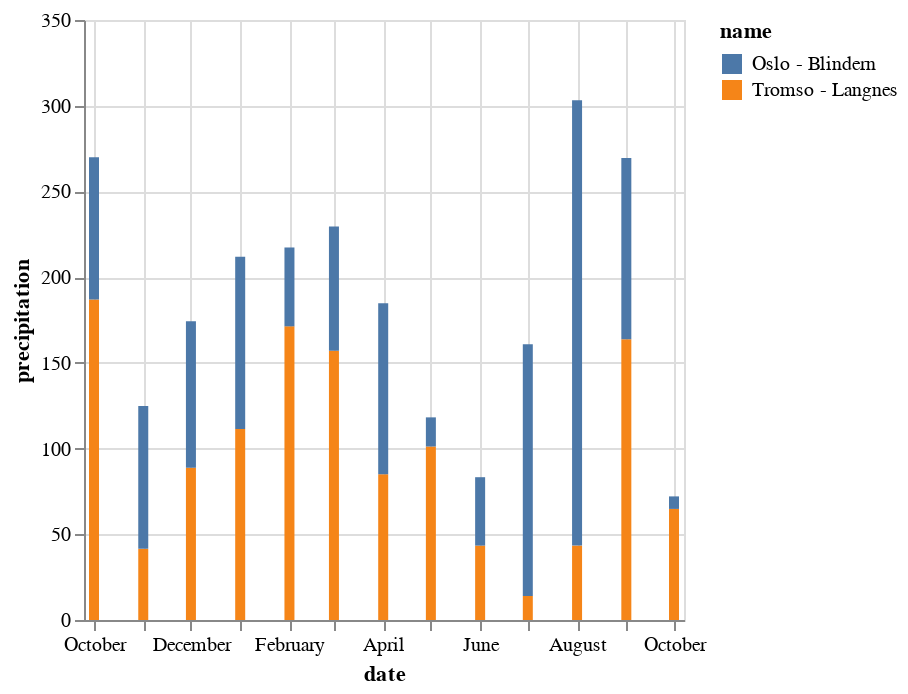

This figure's notebook cell:
### Code cell
import altair as alt

alt.Chart(data_monthly).mark_bar().encode(
    x="date",
    y="precipitation",
    color="name",
)

### Figure 1 — Vega-Lite specification as saved in the notebook (floating-point values rounded to 4 significant figures)
{"usermeta": {"embedOptions": {"theme": "latimes"}}, "config": {"view": {"continuousWidth": 300, "continuousHeight": 300}}, "data": {"name": "data-51c9c11abac8f29e07a99e816a05729d"}, "mark": {"type": "bar"}, "encoding": {"color": {"field": "name", "type": "nominal"}, "x": {"field": "date", "type": "temporal"}, "y": {"field": "precipitation", "type": "quantitative"}}, "$schema": "https://vega.github.io/schema/vega-lite/v5.20.1.json", "datasets": {"data-51c9c11abac8f29e07a99e816a05729d": [{"name": "Tromso - Langnes", "station": "SN90490", "date": "2022-10-01T00:00:00", "max temperature": 10.7, "precipitation": 187.0, "min temperature": -4.2}, {"name": "Tromso - Langnes", "station": "SN90490", "date": "2022-11-01T00:00:00", "max temperature": 8.5, "precipitation": 41.5, "min temperature": -7.0}, {"name": "Tromso - Langnes", "station": "SN90490", "date": "2022-12-01T00:00:00", "max temperature": 5.6, "precipitation": 88.8, "min temperature": -11.7}, {"name": "Tromso - Langnes", "station": "SN90490", "date": "2023-01-01T00:00:00", "max temperature": 7.7, "precipitation": 111.4, "min temperature": -13.9}, {"name": "Tromso - Langnes", "station": "SN90490", "date": "2023-02-01T00:00:00", "max temperature": 6.6, "precipitation": 171.3, "min temperature": -10.7}, {"name": "Tromso - Langnes", "station": "SN90490", "date": "2023-03-01T00:00:00", "max temperature": 4.5, "precipitation": 157.0, "min temperature": -15.1}, {"name": "Tromso - Langnes", "station": "SN90490", "date": "2023-04-01T00:00:00", "max temperature": 9.8, "precipitation": 85.0, "min temperature": -7.1}, {"name": "Tromso - Langnes", "station": "SN90490", "date": "2023-05-01T00:00:00", "max temperature": 17.7, "precipitation": 101.2, "min temperature": -4.6}, {"name": "Tromso - Langnes", "station": "SN90490", "date": "2023-06-01T00:00:00", "max temperature": 25.4, "precipitation": 43.4, "min temperature": -0.4}, {"name": "Tromso - Langnes", "station": "SN90490", "date": "2023-07-01T00:00:00", "max temperature": 26.7, "precipitation": 14.0, "min temperature": 6.0}, {"name": "Tromso - Langnes", "station": "SN90490", "date": "2023-08-01T00:00:00", "max temperature": 25.1, "precipitation": 43.4, "min temperature": 5.4}, {"name": "Tromso - Langnes", "station": "SN90490", "date": "2023-09-01T00:00:00", "max temperature": 19.3, "precipitation": 163.7, "min temperature": 0.3}, {"name": "Tromso - Langnes", "station": "SN90490", "date": "2023-10-01T00:00:00", "max temperature": 9.8, "precipitation": 64.8, "min temperature": -0.6}, {"name": "Oslo - Blindern", "station": "SN18700", "date": "2022-10-01T00:00:00", "max temperature": 17.1, "precipitation": 82.9, "min temperature": -0.4}, {"name": "Oslo - Blindern", "station": "SN18700", "date": "2022-11-01T00:00:00", "max temperature": 15.1, "precipitation": 83.4, "min temperature": -2.1}, {"name": "Oslo - Blindern", "station": "SN18700", "date": "2022-12-01T00:00:00", "max temperature": 6.5, "precipitation": 85.5, "min temperature": -14.6}, {"name": "Oslo - Blindern", "station": "SN18700", "date": "2023-01-01T00:00:00", "max temperature": 7.2, "precipitation": 100.5, "min temperature": -13.4}, {"name": "Oslo - Blindern", "station": "SN18700", "date": "2023-02-01T00:00:00", "max temperature": 10.2, "precipitation": 46.0, "min temperature": -9.4}, {"name": "Oslo - Blindern", "station": "SN18700", "date": "2023-03-01T00:00:00", "max temperature": 9.8, "precipitation": 72.6, "min temperature": -12.6}, {"name": "Oslo - Blindern", "station": "SN18700", "date": "2023-04-01T00:00:00", "max temperature": 19.8, "precipitation": 99.7, "min temperature": -4.7}, {"name": "Oslo - Blindern", "station": "SN18700", "date": "2023-05-01T00:00:00", "max temperature": 24.2, "precipitation": 17.0, "min temperature": -0.8}, {"name": "Oslo - Blindern", "station": "SN18700", "date": "2023-06-01T00:00:00", "max temperature": 31.8, "precipitation": 39.9, "min temperature": 4.6}, {"name": "Oslo - Blindern", "station": "SN18700", "date": "2023-07-01T00:00:00", "max temperature": 28.4, "precipitation": 146.9, "min temperature": 8.6}, {"name": "Oslo - Blindern", "station": "SN18700", "date": "2023-08-01T00:00:00", "max temperature": 24.5, "precipitation": 259.8, "min temperature": 9.8}, {"name": "Oslo - Blindern", "station": "SN18700", "date": "2023-09-01T00:00:00", "max temperature": 25.1, "precipitation": 105.8, "min temperature": 5.3}, {"name": "Oslo - Blindern", "station": "SN18700", "date": "2023-10-01T00:00:00", "max temperature": 17.1, "precipitation": 7.3, "min temperature": -0.7}]}}
